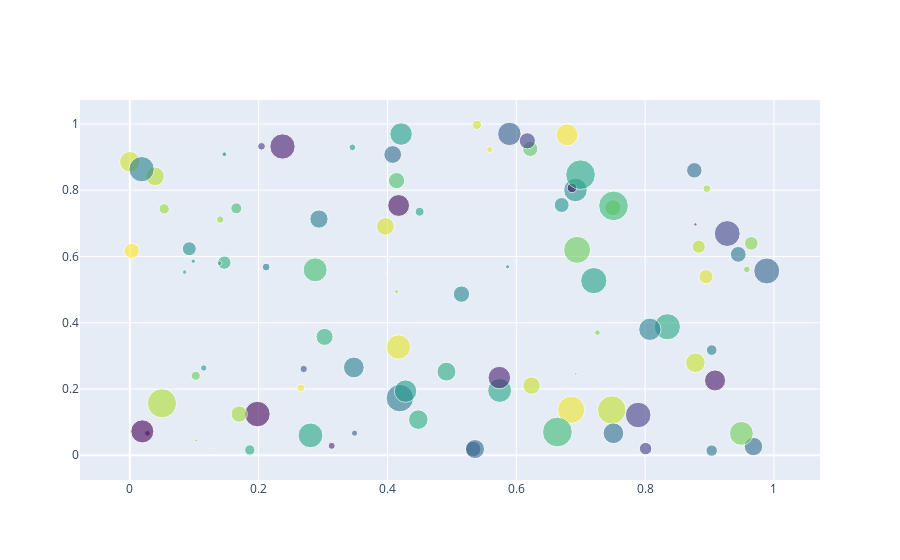

Notebook code cell kept with this figure:
### Code cell
import plotly.graph_objects as go
import numpy as np
np.random.seed(1)

N = 100
x = np.random.rand(N)
y = np.random.rand(N)
colors = np.random.rand(N)
sz = np.random.rand(N) * 30

fig = go.Figure()
fig.add_trace(go.Scatter(
    x=x,
    y=y,
    mode="markers",
    marker=go.scatter.Marker(
        size=sz,
        color=colors,
        opacity=0.6,
        colorscale="Viridis"
    )
))

fig.show()
fig.write_image("fig1.svg")
